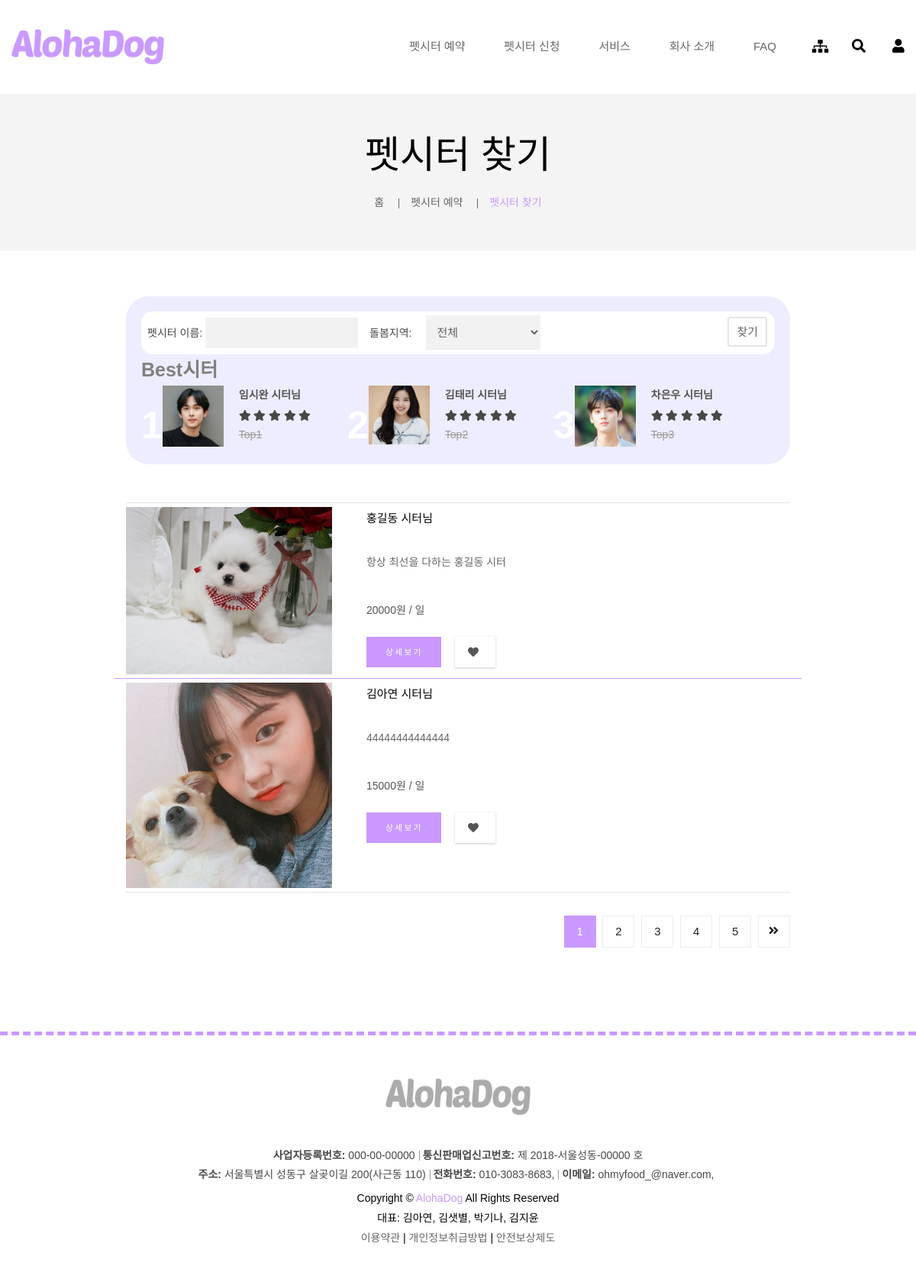
Page /sitter on the committed database.
### homepage/models.py (models this page shows, shortened)
class Sitter(models.Model):
    userprofile = models.OneToOneField('UserProfile', on_delete=models.CASCADE, verbose_name="시터이름")
    account_number = models.CharField(max_length=100, verbose_name="계좌번호")
    profile = models.ImageField(upload_to='profile/', verbose_name="프로필 사진")
    bank_name = models.CharField(max_length=10, choices=BANK_NAME_CHOICES, verbose_name="은행명")
    introduction = models.CharField(max_length=200, verbose_name="시터소개")
    free_services = models.CharField(max_length=100, verbose_name='무료 서비스')
    paid_services = models.CharField(max_length=100, verbose_name='유료 서비스')
    day_price = models.IntegerField(default=0, verbose_name='일당')
    care_zone = models.CharField(max_length=100, verbose_name='돌봄 공간')
    housemate_situation = models.CharField(max_length=100, verbose_name='가족 동거 유무')
    pet_situation = models.CharField(max_length=100, verbose_name='다른 반려동물 유무')
    qna = models.TextField(max_length=1000, verbose_name="QnA")

class UserProfile(models.Model):
    user = models.OneToOneField(settings.AUTH_USER_MODEL, on_delete=models.CASCADE, verbose_name='유저')
    name = models.CharField(max_length=50, verbose_name='회원 이름')
    sex = models.CharField(max_length=1, choices=SEX_CHOICES, verbose_name='회원 성별', default='F')
    birth_date = models.DateField(verbose_name='회원 생일')
    phone_number = models.CharField(max_length=20, verbose_name='회원 핸드폰번호')
    email = models.EmailField(max_length=50, verbose_name='회원 이메일')
    address1 = models.CharField(max_length=50, verbose_name='회원 주소1')
    address2 = models.CharField(max_length=50, verbose_name='회원 주소2')
    profile = models.FileField(upload_to='uploads/', verbose_name='회원 사진')
    registration_datetime = models.DateTimeField(auto_now=True, verbose_name='회원가입일')
    membership_level = models.CharField(max_length=10, verbose_name='회원 등급', choices=MEMBER_SHIP_LEVEL_CHOICES,
                                        default='member')

### homepage/sitters.py (the view)
# urls.py: path('sitter', sitters.sitter_list, name='sitter_list'),
def sitter_list(request):
    search_keyword = request.GET.get('keyword')
    search_city = request.GET.get('city')
    context = dict()
    if search_keyword and search_city:
        context['search_keyword'] = search_keyword
        context['search_city'] = search_city
        sitter = Sitter.objects.all().filter(userprofile__name__contains=search_keyword)
        if not search_city == "전체":
            sitter = sitter.filter(userprofile__address1__contains=search_city)
        context['search_message'] = str(sitter.count()) + '개의 검색 결과가 있습니다.'
    else:
        sitter = Sitter.objects.all()
    context['sitters'] = sitter
    return render(request, 'sitter/sitter_list.html', context=context)

### templates/sitter/sitter_list.html (shortened to what this page needs)
{% extends "base.html" %}
{% load staticfiles %}
{% block extrastyle %}{% static "css/petsitterEmployment/findPetsitter.css" %}{% endblock %}
{% block content %}
    <div class="location-tow mb-60">
        <div class="container">
            <div class="row">
                <div class="col-12">
                    <div class="location-title">
                        <h1>펫시터 찾기</h1>
                    </div>
                    <div class="location-content location-content-tow">
                        <ul>
                            <li><a href="{% url 'index' %}">홈</a></li>
                            <li><a href="#">펫시터 예약</a></li>
                            <li class="active">펫시터 찾기</li>
                        </ul>
                    </div>
                </div>
            </div>
        </div>
    </div>
    <div class="blog-area white-bg pt-0 pb-0 mb-70">
        <div class="container">
            <div class="row">
                <div class="col-lg-9 ml-auto mr-auto">
                    <div class="blog_area blog_area_findpetsitter">
                        <div class="blog_area_top">
                            <div class="blog_area_top0">
                                <form action="" method="get">
                                    <div class="blog_area_top1">
                                        <span>펫시터 이름: </span>
                                        <span><input type="text" id="amount" name="keyword"
                                                     value="{{ search_keyword }}"
                                                     style="width: 200px; height: 40px"/></span>
                                    </div>
                                    <div class="blog_area_top2">
                                        <span>돌봄지역:</span>
                                        <span><select class="wide" name="city">
                                            <option data-display="Select">전체</option>
                                    </select></span>
                                    </div>
                                    <button type="submit" class="blog_area_top0_search">찾기</button>
                                </form>
                            </div>
                            <div class="blog_area_top3">
                                <h4>Best시터</h4>
                                <div class="blog_area_top3_content">
                                    <ul>
                                        <li class="blog_area_top3_li">
                                            <span class="blog_area_top3_num">1</span>
                                            <div class="blog_area_top3_thumb img-full">
                                                <a href=""><img src="{% static 'img/interested_petsitter/eu1.jpg' %}"
                                                                alt=""></a>
                                            </div>
                                            <div class="blog_area_top3_li_content">
                                                <h6><a href="">임시완 시터님</a></h6>
                                                <div class="blog_area_top3_li_review">
                                                    <i class="fa fa-star"></i>
                                                    <i class="fa fa-star"></i>
                                                    <i class="fa fa-star"></i>
                                                    <i class="fa fa-star"></i>
                                                    <i class="fa fa-star"></i>
                                                </div>
                                                <div class="blog_area_top3_li_price">
                                                    <span class="price">Top1</span>
                                                </div>
                                            </div>
                                        </li>
                                        <li class="blog_area_top3_li">
                                            <span class="blog_area_top3_num">2</span>
                                            <div class="blog_area_top3_thumb img-full">
                                                <a href="#"><img src="{% static 'img/interested_petsitter/eu2.jpg' %}"
                                                                 alt=""></a>
                                            </div>
                                            <div class="blog_area_top3_li_content">
                                                <h6><a href="#">김태리 시터님</a></h6>
                                                <div class="blog_area_top3_li_review">
                                                    <i class="fa fa-star"></i>
                                                    <i class="fa fa-star"></i>
                                                    <i class="fa fa-star"></i>
                                                    <i class="fa fa-star"></i>
                                                    <i class="fa fa-star"></i>
                                                </div>
                                                <div class="blog_area_top3_li_price">
                                                    <span class="price">Top2</span>
                                                </div>
                                            </div>
                                        </li>
                                        <li class="blog_area_top3_li">
                                            <span class="blog_area_top3_num">3</span>
                                            <div class="blog_area_top3_thumb img-full">
                                                <a href="#"><img src="{% static 'img/interested_petsitter/eu3.jpg' %}"
                                                                 alt=""></a>
                                            </div>
                                            <div class="blog_area_top3_li_content">
                                                <h6><a href="#">차은우 시터님</a></h6>
                                                <div class="blog_area_top3_li_review">
                                                    <i class="fa fa-star"></i>
                                                    <i class="fa fa-star"></i>
                                                    <i class="fa fa-star"></i>
                                                    <i class="fa fa-star"></i>
                                                    <i class="fa fa-star"></i>
                                                </div>
                                                <div class="blog_area_top3_li_price">
                                                    <span class="price">Top3</span>
                                                </div>
                                            </div>
                                        </li>
                                    </ul>
                                </div>
                            </div>
                        </div>
                        <div class="shop-product">
                            <div id="list">
                                <div class="product-list-view">
                                    <div class="product-list-item mb-0">
                                        {% for sitter in sitters %}
                                            <div class="row interestedC">
                                                <div class="col-md-4">
                                                    <div class="single-product">
                                                        <div class="product-img img-full">
                                                            <a href="{% url 'sitter_detail' 1 %}">
                                                                <img src="/media/{{ sitter.profile }}" alt="">
                                                            </a>
                                                        </div>
                                                    </div>
                                                </div>
                                                <div class="col-md-8">
                                                    <div class="product-content shop-list interestedCI">
                                                        <h2><a href="{% url 'sitter_detail' sitter.id %}">{{ sitter.userprofile.name }} 시터님</a></h2>
                                                        <div class="product-description">
                                                            <p>{{ sitter.introduction }}</p>
                                                        </div>
                                                        <div class="product-price">
                                                            <div class="price-box">
                                                                <span class="regular-price">{{ sitter.day_price }}원 / 일</span>
                                                            </div>
                                                        </div>
                                                        <div class="product-list-action">
                                                            <div class="add-btn">
                                                                <a href="{% url 'sitter_detail' sitter.id %}">상세보기</a>
                                                            </div>
                                                            <ul>
                                                                <li><a href="#" title="Whishlist"><i
                                                                        class="fa fa-heart"></i></a></li>
                                                            </ul>
                                                        </div>
                                                    </div>
                                                </div>
                                            </div>
                                        {% endfor %}
                                    </div>
                                </div>
                            </div>
                            <div class="product-pagination">
                                <ul>
                                    <li class="active"><a href="#">1</a></li>
                                    <li><a href="#">2</a></li>
                                    <li><a href="#">3</a></li>
                                    <li><a href="#">4</a></li>
                                    <li><a href="#">5</a></li>
                                    <li><a href="#"><i class="fa fa-angle-double-right"></i></a></li>
                                </ul>
                            </div>
                        </div>
                    </div>
                </div>
            </div>
        </div>
    </div>
{% endblock %}

### rows in the picture
Sitter: profile (picture), userprofile.name "홍길동", introduction "항상 최선을 다하는 홍길동 시터", day_price "20000"
Sitter: profile (picture), userprofile.name "김아연", introduction "44444444444444", day_price "15000"
